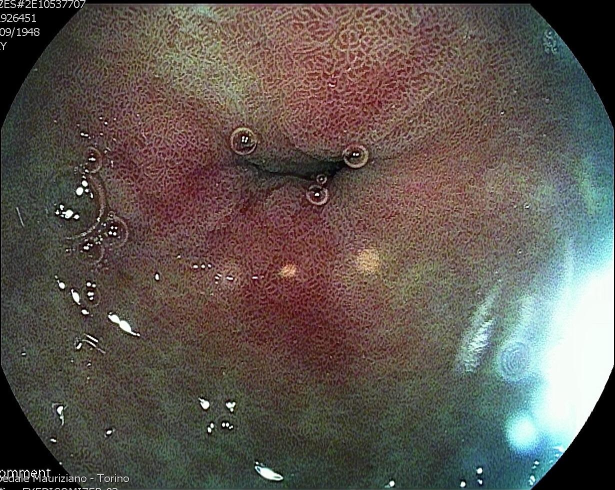
#> input picture data/mauri/images/1.jpg, 1230 x 980 px (shown at 1/2 size)
$ python -i mauriziano_mkds.py   (imports and definitions only)
#> lines starting #> are read from the running program, lines starting #| are printed output that depends on the picture; after the words box and inside, x2 and y2 are one past the last pixel; in counts of white or black regions, pixels touching at a corner belong together
#> further down, picture is the input picture: shape (980, 1230, 3); mean B, G, R 81.1, 87.3, 95.5
import shutil
import tqdm
import os
import numpy as np
from PIL import Image
from matplotlib import pyplot as plt
import scipy as sp
from os import path as osp
from PIL import Image

PALETTE = [20, 20, 240, 20, 240, 20]


def cut(img):
    _, w, _ = img.shape
    img = img[:, :w * 2 // 3, :]
    img = img[45:-55, 40:-10, :]
    return img


def outline_mask(img):
    h, w = img.shape[:2]
#> h = 980; w = 1230
    mask = np.ones((h, w), dtype=bool)

    red = img[:, :, 0]
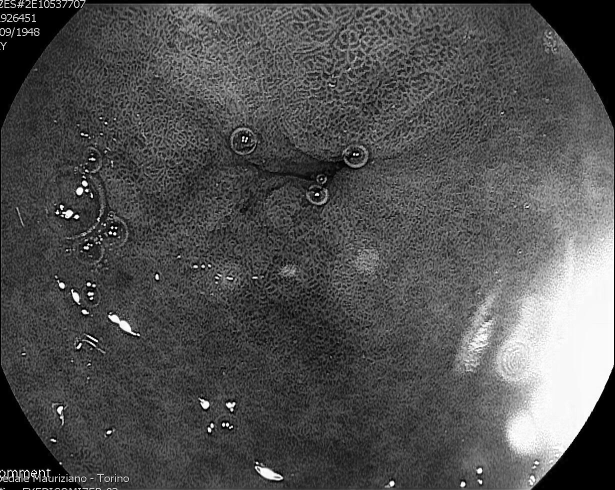
#> red: shape (980, 1230) (shown at 1/2 size); min 0, max 255, mean 81.1
    green = img[:, :, 1]
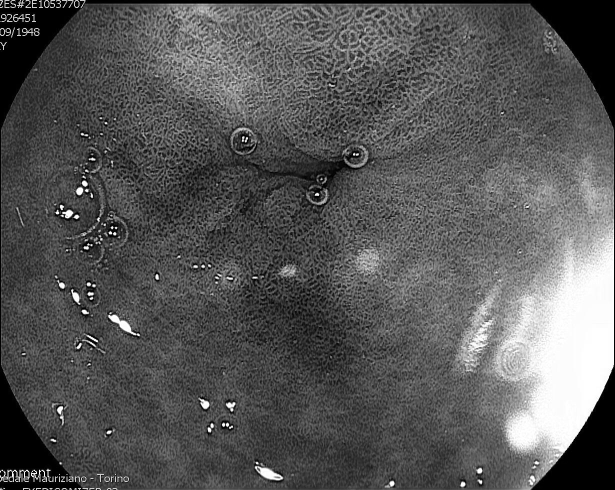
#> green: shape (980, 1230) (shown at 1/2 size); min 0, max 255, mean 87.3

    mask *= red < 200
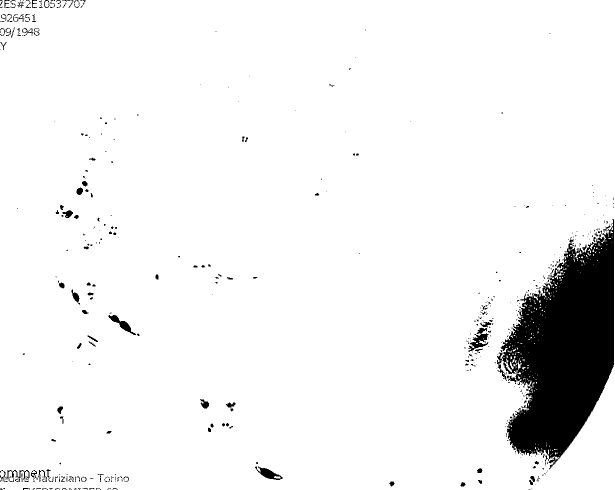
#> mask: shape (980, 1230) bool (shown at 1/2 size); 93.8% white; 469 black regions (367 under 20 px), largest, box (x1, y1, x2, y2) and area: (994, 438, 1228, 939) 65683, (936, 655, 977, 704) 796, (510, 933, 565, 960) 605
    mask *= red > 170
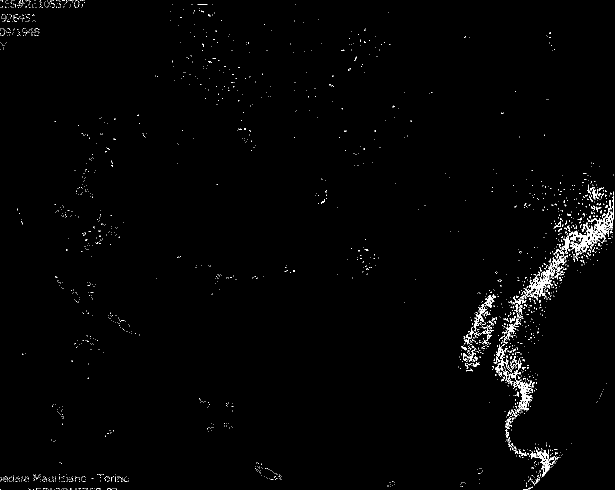
#> mask: shape (980, 1230) bool (shown at 1/2 size); 1.2% white in thin lines or dots

    mask *= green < 235
    mask *= green > 220
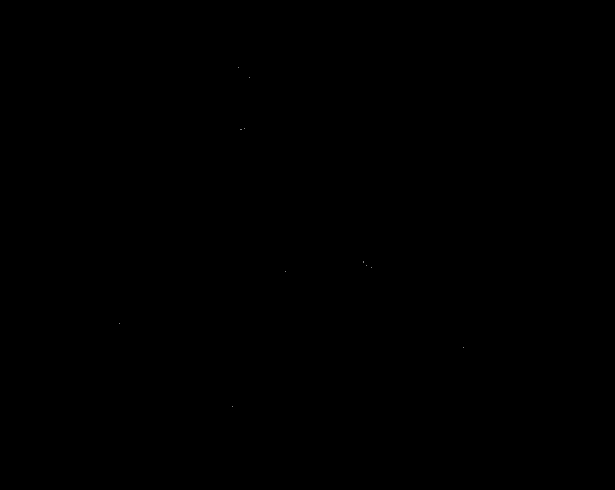
#> mask: shape (980, 1230) bool (shown at 1/2 size); 0% white in thin lines or dots, all inside (x1, y1, x2, y2) = (238, 135, 928, 814)

    mask = sp.ndimage.binary_dilation(
        mask, iterations=2)  # Some paths are not perfectly closed
#> mask: shape (980, 1230) bool; 0.01% white in thin lines or dots, all inside (x1, y1, x2, y2) = (236, 133, 930, 816)
    mask = sp.ndimage.binary_fill_holes(mask)  # Close the holes
    mask = sp.ndimage.binary_erosion(mask,
                                     iterations=5)  # Remove the green border
#> mask: shape (980, 1230) bool; every value is 0

    if mask.sum() == 0:
#> (the run stopped early here; a loop or call above may not have finished)

$ run again, on data/mauri/images/13.jpg
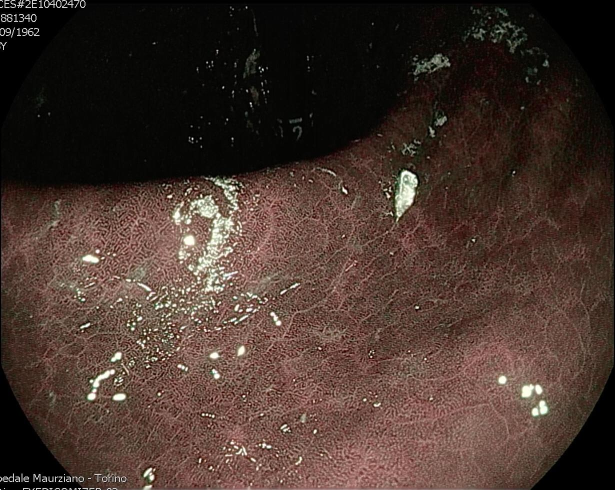
#> input picture data/mauri/images/13.jpg, 1230 x 980 px (shown at 1/2 size)
#> picture is the input picture: shape (980, 1230, 3); mean B, G, R 45.4, 53.2, 70.9
#> in outline_mask, `mask *= red < 200`:
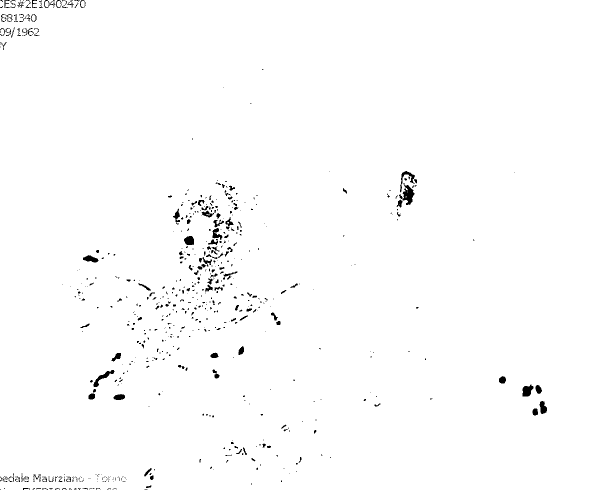
#> mask: shape (980, 1230) bool (shown at 1/2 size); 98.9% white; 637 black regions (486 under 20 px), largest, box (x1, y1, x2, y2) and area: (798, 366, 829, 410) 608, (187, 740, 229, 774) 388, (1045, 769, 1067, 793) 368
#> in outline_mask, `mask = sp.ndimage.binary_dilation( mask, iterations=2)`:
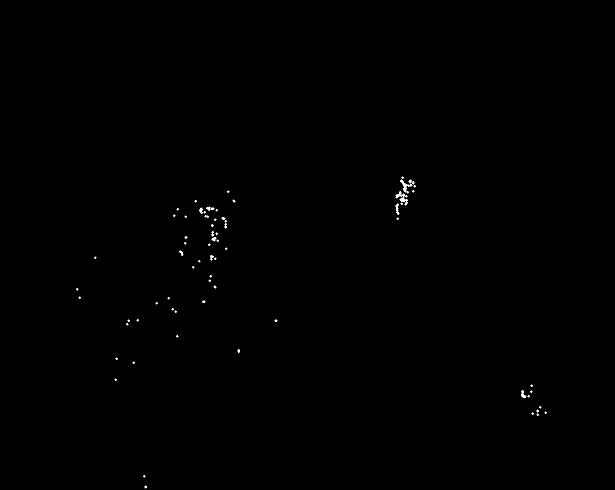
#> mask: shape (980, 1230) bool (shown at 1/2 size); 0.15% white; 72 white regions (54 under 20 px), largest, box (x1, y1, x2, y2) and area: (791, 382, 816, 411) 231, (800, 359, 825, 385) 172, (1042, 780, 1053, 796) 82

$ run again, on data/mauri/images/15.jpg
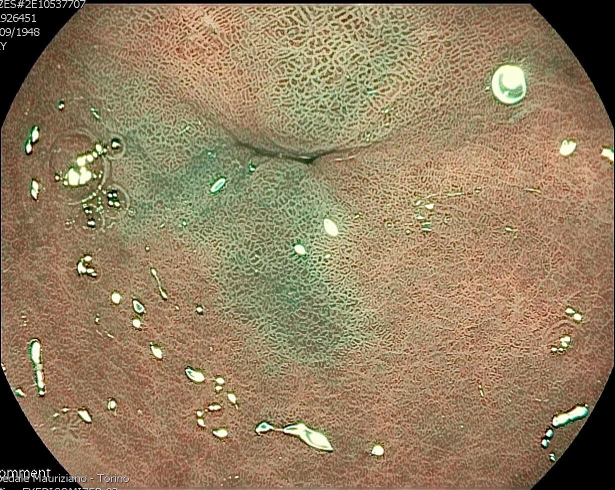
#> input picture data/mauri/images/15.jpg, 1230 x 980 px (shown at 1/2 size)
#> picture is the input picture: shape (980, 1230, 3); mean B, G, R 96.2, 126.2, 146.3
#> in outline_mask, `mask *= red < 200`:
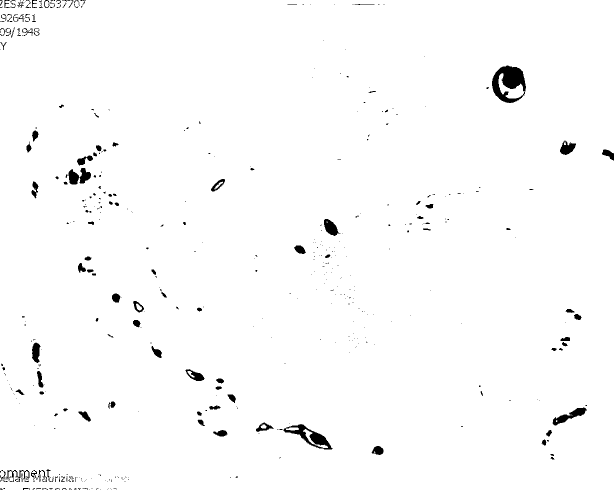
#> mask: shape (980, 1230) bool (shown at 1/2 size); 98.4% white; 491 black regions (377 under 20 px), largest, box (x1, y1, x2, y2) and area: (984, 131, 1052, 206) 2896, (567, 848, 665, 899) 1605, (1105, 815, 1174, 851) 864
#> in outline_mask, `mask = sp.ndimage.binary_dilation( mask, iterations=2)`:
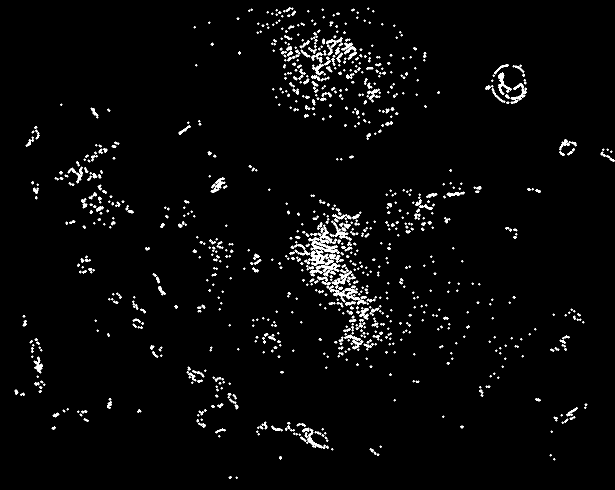
#> mask: shape (980, 1230) bool (shown at 1/2 size); 2.8% white; 1010 white regions (554 under 20 px), largest, box (x1, y1, x2, y2) and area: (617, 449, 676, 506) 1013, (616, 499, 657, 532) 568, (660, 576, 720, 601) 552

$ run again, on data/mauri/images/16.jpg
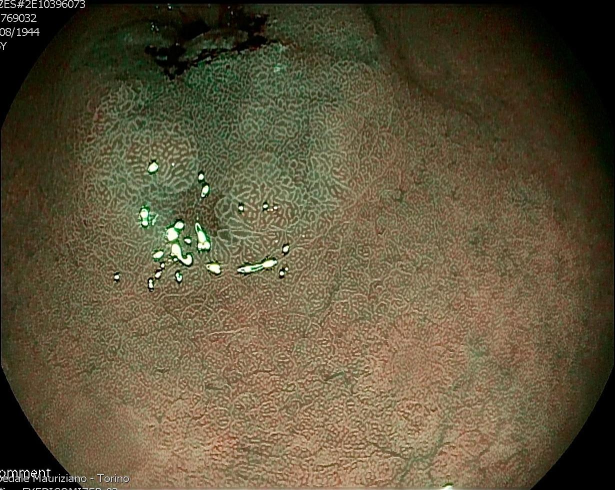
#> input picture data/mauri/images/16.jpg, 1230 x 980 px (shown at 1/2 size)
#> picture is the input picture: shape (980, 1230, 3); mean B, G, R 59.6, 84.5, 94.7
#> in outline_mask, `mask *= red < 200`:
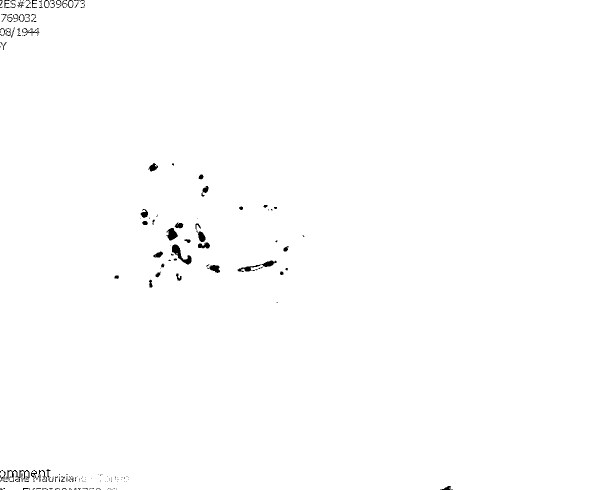
#> mask: shape (980, 1230) bool (shown at 1/2 size); 99.5% white; 204 black regions (141 under 20 px), largest, box (x1, y1, x2, y2) and area: (344, 489, 383, 529) 550, (475, 521, 553, 544) 473, (0, 940, 59, 964) 368
#> in outline_mask, `mask = sp.ndimage.binary_dilation( mask, iterations=2)`:
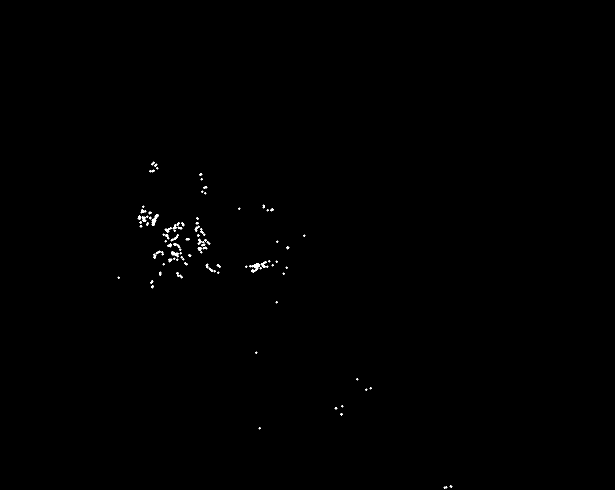
#> mask: shape (980, 1230) bool (shown at 1/2 size); 0.23% white; 93 white regions (46 under 20 px), largest, box (x1, y1, x2, y2) and area: (498, 527, 520, 545) 173, (303, 428, 318, 452) 144, (342, 502, 358, 515) 101
